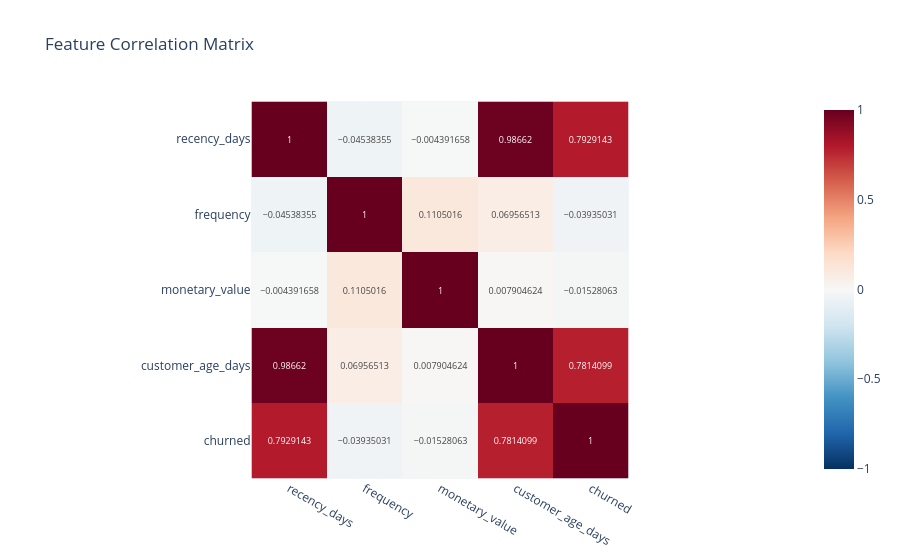

The notebook cell this image was saved under:
### Code cell
# --- Correlation heatmap ---
corr = df[FEATURE_COLS + ['churned']].corr()
px.imshow(corr, text_auto=True, title="Feature Correlation Matrix",
          color_continuous_scale="RdBu_r", zmin=-1, zmax=1)

### Figure 1 — Plotly figure (JSON) as saved in the notebook; plotly's stock layout.template omitted (floating-point values rounded to 4 significant figures)
{"data": [{"coloraxis": "coloraxis", "hovertemplate": "x: %{x}<br>y: %{y}<br>color: %{z}<extra></extra>", "name": "0", "texttemplate": "%{z}", "type": "heatmap", "x": ["recency_days", "frequency", "monetary_value", "customer_age_days", "churned"], "xaxis": "x", "y": ["recency_days", "frequency", "monetary_value", "customer_age_days", "churned"], "yaxis": "y", "z": [[1.0, -0.04538, -0.004392, 0.9866, 0.7929], [-0.04538, 1.0, 0.1105, 0.06957, -0.03935], [-0.004392, 0.1105, 1.0, 0.007905, -0.01528], [0.9866, 0.06957, 0.007905, 1.0, 0.7814], [0.7929, -0.03935, -0.01528, 0.7814, 1.0]]}], "layout": {"coloraxis": {"cmax": 1, "cmin": -1, "colorscale": [[0, "rgb(5,48,97)"], [0.1, "rgb(33,102,172)"], [0.2, "rgb(67,147,195)"], [0.3, "rgb(146,197,222)"], [0.4, "rgb(209,229,240)"], [0.5, "rgb(247,247,247)"], [0.6, "rgb(253,219,199)"], [0.7, "rgb(244,165,130)"], [0.8, "rgb(214,96,77)"], [0.9, "rgb(178,24,43)"], [1, "rgb(103,0,31)"]]}, "title": {"text": "Feature Correlation Matrix"}, "xaxis": {"anchor": "y", "constrain": "domain", "domain": [0, 1], "scaleanchor": "y"}, "yaxis": {"anchor": "x", "autorange": "reversed", "constrain": "domain", "domain": [0, 1]}}}
